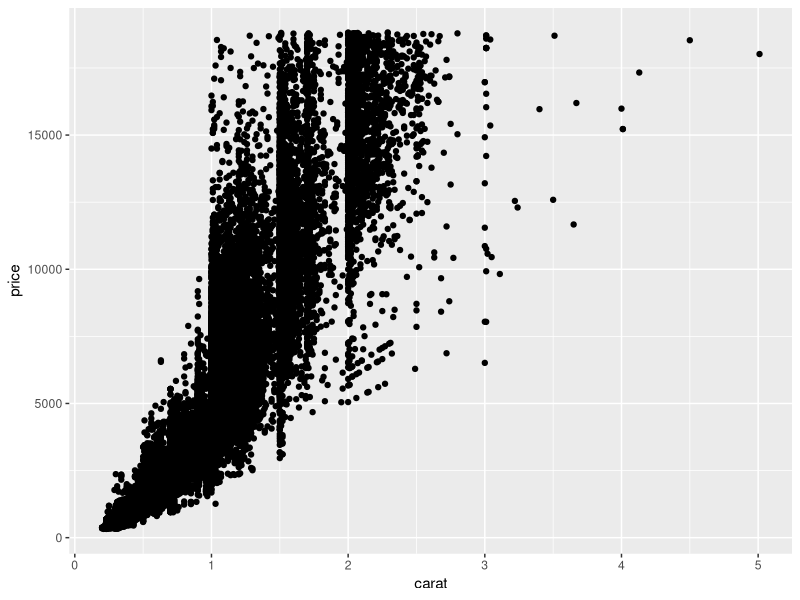
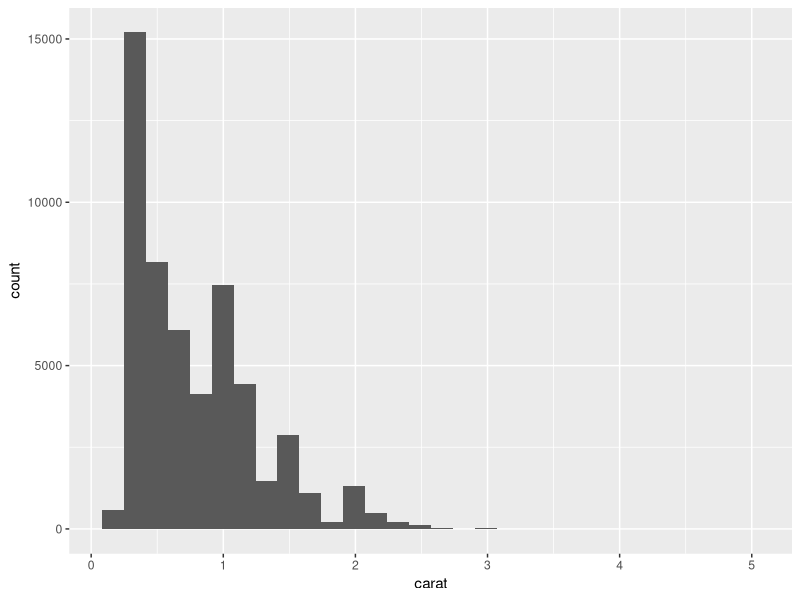
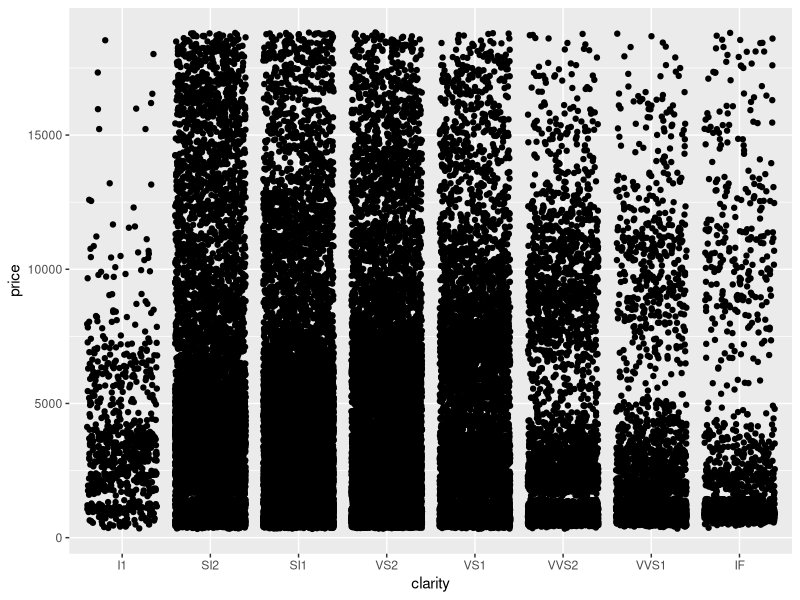

These figures' R source, in order:
## ---- chunk 1
knitr::opts_chunk$set(echo = TRUE)
library(tidyverse)
library(skimr)
library(GGally)

## ---- chunk 2
# Explore diamonds

names(diamonds)

dim(diamonds)

summary(diamonds)

head(diamonds)

tail(diamonds)

skimr::skim(diamonds)

## ---- chunk 3
ggplot(diamonds, aes(x = carat, y = price)) +
  geom_point()

ggplot(diamonds, aes(x = carat)) +
  geom_histogram()

ggplot(diamonds, aes(x = clarity, y = price)) + 
  geom_jitter()

